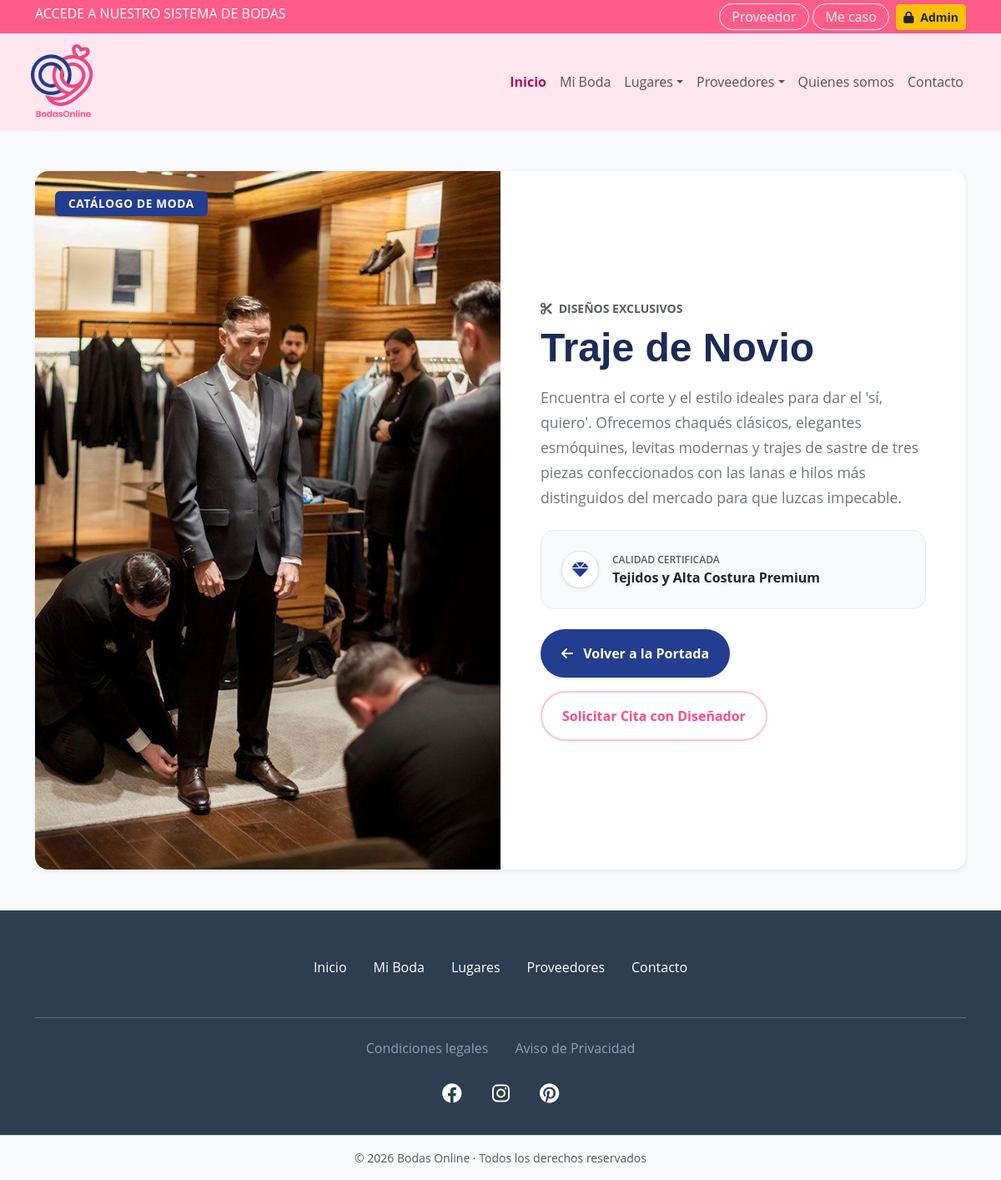
The page /detalleTraje.php?idTraje=1 on the database its author committed.
### tables this page shows
CREATE TABLE `trajestb` (
  `idTraje` int NOT NULL,
  `nombreTraje` varchar(100) NOT NULL,
  `imgTraje` varchar(255) NOT NULL,
  `tipoTraje` varchar(50) NOT NULL,
  `descripcionTraje` text
);

### detalleTraje.php (the view, shortened to what this page needs)
<?php
if(isset($_GET['idTraje'])) {
    require_once("conexion.php");
    $idTraje = $_GET['idTraje'];
    $consulta = "SELECT * FROM trajestb WHERE idTraje = ?";
    $sentencia = $conexion->prepare($consulta);
    $sentencia->execute([$idTraje]);
    $resultado = $sentencia->fetch(PDO::FETCH_ASSOC);
} else {
    header("Location: index.php");
    exit;
}
?>
<?php include_once("header.php"); ?>
<main class="bg-light py-5">
    <div class="container">
        <div class="card border-0 shadow-sm rounded-4 overflow-hidden bg-white">
            <div class="row g-0">
                <div class="col-lg-6 position-relative">
                    <img src="<?= htmlspecialchars($resultado['imgTraje']) ?>" alt="<?= htmlspecialchars($resultado['nombreTraje']) ?>" class="w-100 h-100 object-fit-cover" style="min-height: 480px;">
                    <span class="badge position-absolute top-0 start-0 m-4 px-3 py-2 text-uppercase fw-bold shadow-sm" style="background-color: #233d90; font-size: 0.85rem; letter-spacing: 0.05em; color: white;">
                        Catálogo de Moda
                    </span>
                </div>
                <div class="col-lg-6 p-4 p-md-5 d-flex flex-column justify-content-center">
                    <span class="text-uppercase fw-bold text-muted small mb-2"><i class="fa-solid fa-scissors me-1"></i> Diseños Exclusivos</span>
                    <h1 class="display-5 fw-bold mb-3" style="color: #1a2b56; font-family: 'Montserrat', sans-serif;">
                        <?= htmlspecialchars($resultado['nombreTraje']) ?>
                    </h1>
                    <p class="text-secondary mb-4 leading-relaxed text-justify" style="font-size: 1.1rem; line-height: 1.7;">
                        <?= nl2br(htmlspecialchars($resultado['descripcionTraje'])) ?>
                    </p>
                    <div class="p-4 rounded-4 mb-4 border border-light-subtle bg-light">
                        <div class="d-flex align-items-center gap-3">
                            <div class="bg-white rounded-circle d-flex align-items-center justify-content-center border shadow-sm text-primary" style="width: 45px; height: 45px; color: #233d90 !important;">
                                <i class="fa-solid fa-gem fs-5"></i>
                            </div>
                            <div>
                                <small class="text-muted d-block text-uppercase fw-semibold tracking-wider" style="font-size: 0.75rem;">Calidad Certificada</small>
                                <span class="fw-bold text-dark fs-6">Tejidos y Alta Costura Premium</span>
                            </div>
                        </div>
                    </div>
                    <div class="d-flex flex-wrap gap-3">
                        <a href="index.php" class="btn text-white px-4 py-3 fw-bold rounded-pill shadow-sm flex-grow-1 flex-md-grow-0" style="background-color: #233d90;">
                            <i class="fa-solid fa-arrow-left me-2"></i> Volver a la Portada
                        </a>
                        <a href="contacto.php" class="btn btn-outline-rosado px-4 py-3 fw-bold rounded-pill flex-grow-1 flex-md-grow-0" style="color: #ff4d88; border-color: #ffc2d6;">
                            Solicitar Cita con Diseñador
                        </a>
                    </div>
                </div>
            </div>
        </div>
    </div>
</main>
<?php include_once("footer.php"); ?>

### style.css (style rules this page uses)
:root { --rosa-fondo: #ffe6ef; --rosa-intenso: #ff5c8a; --rosa-medio: #ff9bb8; --azul: #0046ff; --gris-texto: #555; --color-negro-fondo: #000000; --color-rosa-tarjeta: #fcebed; --color-rojo-flecha: #ff1a4d; --color-texto-azul: #0a1b44; --color-pie-texto: #802040; --rosa-principal: #ff3366; --dorado-premium: #ffc107; --azul-oscuro: #0a1b44; --pink-main: #ff4d88; --pink-gradient: linear-gradient(90deg, #ff4d88 0%, #ff758c 100%); --pink-soft: #ffe6ef; --pink-light: #fff0f3; --navy-blue: #1a2b56; --navy-blog: #0a1b44; --navy-dark: #0a1b44; --yellow-stars: #ffb800; --yellow-blog: #ffb800; --text-muted: #b56b7d; --text-brown: #8a3a3a; --bg-premium: #ffb800; --gold-stars: #ffc107; --pink-btn: linear-gradient(90deg, #ff4d88 0%, #ff758c 100%); --pink-accent: #ff3366; --pink-primary: #ff4d88; --pink-bg-light: #ffe6ef; --dark-blue: #2c3e50; --bo-pink: #ff4d88; --bo-pink-hover: #ff3370; --bo-pink-light: #fff0f3; --bo-pink-border: #ffdce5; --bo-navy: #1d3557; --bo-accent-pink: #ff4d88; --bo-yellow: #ffb800; --bo-blue-button: #233d90; }
body { font-family: 'Open Sans', system-ui, -apple-system, BlinkMacSystemFont, "Segoe UI", sans-serif; background-color: #fff; overflow-x: hidden; }
.btn-outline-rosado { border: 2px solid var(--rosa-intenso); color: var(--rosa-intenso); border-radius: 30px; padding: 0.3rem 1.2rem; font-weight: 500; transition: all 0.2s; }

### rows shown on the page
trajestb: imgTraje (picture), nombreTraje "Traje de Novio", descripcionTraje "Encuentra el corte y el estilo ideales para dar el 'sí, quiero'. Ofrecemos chaqués clásicos, elegantes esmóquines, levitas modernas y trajes de sastre de tres piezas confeccionados con las lanas e hilos más distinguidos del mercado para que luzcas impecable."
